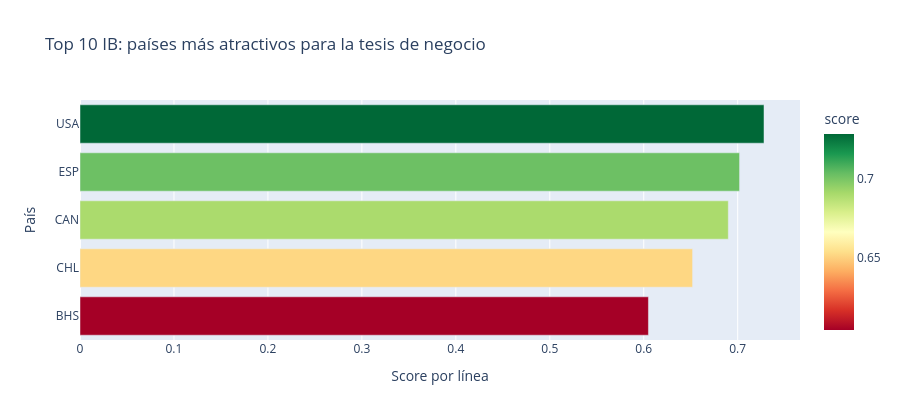
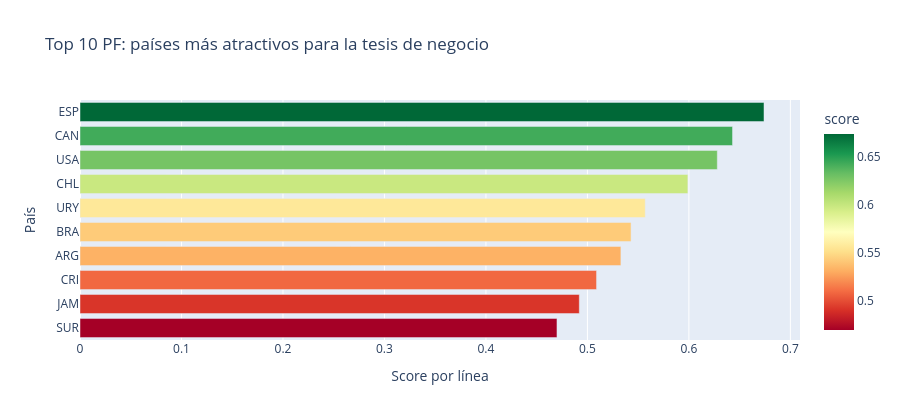
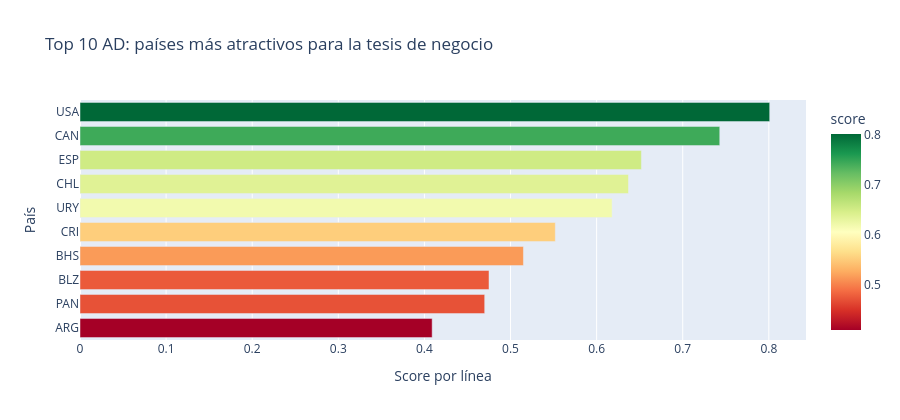
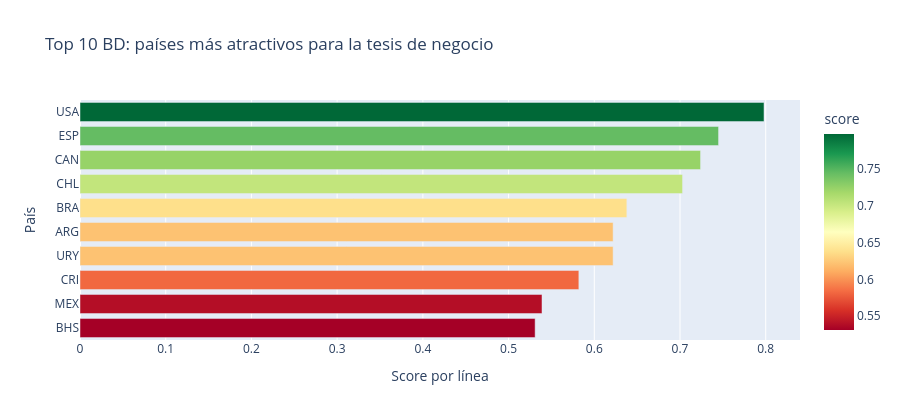

The notebook cell saved with these charts, in order:
### Markdown cell above
## 6. Resultados por línea de negocio

Cada línea de negocio expresa una tesis distinta de internacionalización. La priorización debe responder **para qué negocio** un país es atractivo, no solo si el país aparece alto en el ranking global.

### Code cell
# -----------------------------------------------------------------------------
# Business line rankings: actual reported outputs from Notebook 03 summaries.
# These are deterministic scores from the RADAR/TOPSIS line-level model.
# -----------------------------------------------------------------------------
line_rankings_data: Dict[str, List[Tuple[str, float]]] = {
    "IB": [("USA", 0.728), ("ESP", 0.702), ("CAN", 0.690), ("CHL", 0.652), ("BHS", 0.605)],
    "PF": [("ESP", 0.674), ("CAN", 0.643), ("USA", 0.628), ("CHL", 0.599), ("URY", 0.557), ("BRA", 0.543), ("ARG", 0.533), ("CRI", 0.509), ("JAM", 0.492), ("SUR", 0.470), ("PAN", 0.468), ("DOM", 0.464)],
    "AD": [("USA", 0.801), ("CAN", 0.743), ("ESP", 0.652), ("CHL", 0.637), ("URY", 0.618), ("CRI", 0.552), ("BHS", 0.515), ("BLZ", 0.475), ("PAN", 0.470), ("ARG", 0.409), ("DOM", 0.405), ("JAM", 0.402)],
    "BD": [("USA", 0.798), ("ESP", 0.745), ("CAN", 0.724), ("CHL", 0.703), ("BRA", 0.638), ("URY", 0.622), ("ARG", 0.622), ("CRI", 0.582), ("MEX", 0.539), ("BHS", 0.531), ("DOM", 0.530), ("PER", 0.529)],
    "CIB": [("CAN", 0.731), ("USA", 0.705), ("ESP", 0.641), ("CHL", 0.640), ("BHS", 0.552), ("JAM", 0.525), ("TTO", 0.514), ("DOM", 0.508), ("URY", 0.504), ("BRA", 0.504), ("PAN", 0.476), ("MEX", 0.473)],
}

business_thesis: Dict[str, str] = {
    "IB": "Intermediación Bancaria: profundidad financiera, fondeo, cartera, solvencia bancaria, riesgo e institucionalidad.",
    "PF": "Pagos y Flujos: pagos digitales, remesas, transaccionalidad, apertura, canales y movimiento de dinero.",
    "AD": "Activos Digitales: regulación, seguridad jurídica, infraestructura digital segura, sofisticación financiera y control institucional.",
    "BD": "Bancos Digitales: escala retail, conectividad, bancarización, población urbana y adopción digital.",
    "CIB": "Corporate & Investment Banking: escala económica, mercado de capitales, IED, apertura, institucionalidad y profundidad corporativa.",
}

line_rankings = []
for line, rows in line_rankings_data.items():
    for rank, (country, score) in enumerate(rows, start=1):
        line_rankings.append({"business_line": line, "country_iso3": country, "score": score, "rank": rank})
line_rankings_df = pd.DataFrame(line_rankings)

for line in ["IB", "PF", "AD", "BD", "CIB"]:
    tmp = line_rankings_df.query("business_line == @line").sort_values("rank").head(10)
    display(Markdown(f"### {line} — {business_thesis[line]}"))
    display(style_table(
        tmp,
        gradient_cols=["score"],
        gradient_cmap="RdYlGn",
        format_dict={"score": "{:.3f}", "rank": "{:.0f}"},
    ))
    fig = px.bar(
        tmp.sort_values("score"),
        x="score",
        y="country_iso3",
        orientation="h",
        title=f"Top 10 {line}: países más atractivos para la tesis de negocio",
        color="score",
        color_continuous_scale="RdYlGn",
    )
    fig.update_layout(xaxis_title="Score por línea", yaxis_title="País", height=420)
    fig.show()
    insight_box(
        f"Lectura ejecutiva {line}",
        f"El ranking de {line} debe interpretarse bajo su tesis específica. Un país alto aquí no necesariamente es atractivo para todas las líneas; indica que sus fundamentos son más compatibles con los drivers de {line}."
    )

### Figure 1 — Plotly figure (JSON) as saved in the notebook; plotly's stock layout.template omitted (floating-point values rounded to 4 significant figures)
{"data": [{"hovertemplate": "score=%{marker.color}<br>country_iso3=%{y}<extra></extra>", "legendgroup": "", "marker": {"color": [0.605, 0.652, 0.69, 0.702, 0.728], "coloraxis": "coloraxis", "pattern": {"shape": ""}}, "name": "", "orientation": "h", "showlegend": false, "textposition": "auto", "type": "bar", "x": [0.605, 0.652, 0.69, 0.702, 0.728], "xaxis": "x", "y": ["BHS", "CHL", "CAN", "ESP", "USA"], "yaxis": "y"}], "layout": {"barmode": "relative", "coloraxis": {"colorbar": {"title": {"text": "score"}}, "colorscale": [[0, "rgb(165,0,38)"], [0.1, "rgb(215,48,39)"], [0.2, "rgb(244,109,67)"], [0.3, "rgb(253,174,97)"], [0.4, "rgb(254,224,139)"], [0.5, "rgb(255,255,191)"], [0.6, "rgb(217,239,139)"], [0.7, "rgb(166,217,106)"], [0.8, "rgb(102,189,99)"], [0.9, "rgb(26,152,80)"], [1, "rgb(0,104,55)"]]}, "height": 420, "legend": {"tracegroupgap": 0}, "title": {"text": "Top 10 IB: países más atractivos para la tesis de negocio"}, "xaxis": {"anchor": "y", "domain": [0, 1], "title": {"text": "Score por línea"}}, "yaxis": {"anchor": "x", "domain": [0, 1], "title": {"text": "País"}}}}

### Figure 2 — Plotly figure (JSON) as saved in the notebook; plotly's stock layout.template omitted (floating-point values rounded to 4 significant figures)
{"data": [{"hovertemplate": "score=%{marker.color}<br>country_iso3=%{y}<extra></extra>", "legendgroup": "", "marker": {"color": [0.47, 0.492, 0.509, 0.533, 0.543, 0.557, 0.599, 0.628, 0.643, 0.674], "coloraxis": "coloraxis", "pattern": {"shape": ""}}, "name": "", "orientation": "h", "showlegend": false, "textposition": "auto", "type": "bar", "x": [0.47, 0.492, 0.509, 0.533, 0.543, 0.557, 0.599, 0.628, 0.643, 0.674], "xaxis": "x", "y": ["SUR", "JAM", "CRI", "ARG", "BRA", "URY", "CHL", "USA", "CAN", "ESP"], "yaxis": "y"}], "layout": {"barmode": "relative", "coloraxis": {"colorbar": {"title": {"text": "score"}}, "colorscale": [[0, "rgb(165,0,38)"], [0.1, "rgb(215,48,39)"], [0.2, "rgb(244,109,67)"], [0.3, "rgb(253,174,97)"], [0.4, "rgb(254,224,139)"], [0.5, "rgb(255,255,191)"], [0.6, "rgb(217,239,139)"], [0.7, "rgb(166,217,106)"], [0.8, "rgb(102,189,99)"], [0.9, "rgb(26,152,80)"], [1, "rgb(0,104,55)"]]}, "height": 420, "legend": {"tracegroupgap": 0}, "title": {"text": "Top 10 PF: países más atractivos para la tesis de negocio"}, "xaxis": {"anchor": "y", "domain": [0, 1], "title": {"text": "Score por línea"}}, "yaxis": {"anchor": "x", "domain": [0, 1], "title": {"text": "País"}}}}

### Figure 3 — Plotly figure (JSON) as saved in the notebook; plotly's stock layout.template omitted (floating-point values rounded to 4 significant figures)
{"data": [{"hovertemplate": "score=%{marker.color}<br>country_iso3=%{y}<extra></extra>", "legendgroup": "", "marker": {"color": [0.409, 0.47, 0.475, 0.515, 0.552, 0.618, 0.637, 0.652, 0.743, 0.801], "coloraxis": "coloraxis", "pattern": {"shape": ""}}, "name": "", "orientation": "h", "showlegend": false, "textposition": "auto", "type": "bar", "x": [0.409, 0.47, 0.475, 0.515, 0.552, 0.618, 0.637, 0.652, 0.743, 0.801], "xaxis": "x", "y": ["ARG", "PAN", "BLZ", "BHS", "CRI", "URY", "CHL", "ESP", "CAN", "USA"], "yaxis": "y"}], "layout": {"barmode": "relative", "coloraxis": {"colorbar": {"title": {"text": "score"}}, "colorscale": [[0, "rgb(165,0,38)"], [0.1, "rgb(215,48,39)"], [0.2, "rgb(244,109,67)"], [0.3, "rgb(253,174,97)"], [0.4, "rgb(254,224,139)"], [0.5, "rgb(255,255,191)"], [0.6, "rgb(217,239,139)"], [0.7, "rgb(166,217,106)"], [0.8, "rgb(102,189,99)"], [0.9, "rgb(26,152,80)"], [1, "rgb(0,104,55)"]]}, "height": 420, "legend": {"tracegroupgap": 0}, "title": {"text": "Top 10 AD: países más atractivos para la tesis de negocio"}, "xaxis": {"anchor": "y", "domain": [0, 1], "title": {"text": "Score por línea"}}, "yaxis": {"anchor": "x", "domain": [0, 1], "title": {"text": "País"}}}}

### Figure 4 — Plotly figure (JSON) as saved in the notebook; plotly's stock layout.template omitted (floating-point values rounded to 4 significant figures)
{"data": [{"hovertemplate": "score=%{marker.color}<br>country_iso3=%{y}<extra></extra>", "legendgroup": "", "marker": {"color": [0.531, 0.539, 0.582, 0.622, 0.622, 0.638, 0.703, 0.724, 0.745, 0.798], "coloraxis": "coloraxis", "pattern": {"shape": ""}}, "name": "", "orientation": "h", "showlegend": false, "textposition": "auto", "type": "bar", "x": [0.531, 0.539, 0.582, 0.622, 0.622, 0.638, 0.703, 0.724, 0.745, 0.798], "xaxis": "x", "y": ["BHS", "MEX", "CRI", "URY", "ARG", "BRA", "CHL", "CAN", "ESP", "USA"], "yaxis": "y"}], "layout": {"barmode": "relative", "coloraxis": {"colorbar": {"title": {"text": "score"}}, "colorscale": [[0, "rgb(165,0,38)"], [0.1, "rgb(215,48,39)"], [0.2, "rgb(244,109,67)"], [0.3, "rgb(253,174,97)"], [0.4, "rgb(254,224,139)"], [0.5, "rgb(255,255,191)"], [0.6, "rgb(217,239,139)"], [0.7, "rgb(166,217,106)"], [0.8, "rgb(102,189,99)"], [0.9, "rgb(26,152,80)"], [1, "rgb(0,104,55)"]]}, "height": 420, "legend": {"tracegroupgap": 0}, "title": {"text": "Top 10 BD: países más atractivos para la tesis de negocio"}, "xaxis": {"anchor": "y", "domain": [0, 1], "title": {"text": "Score por línea"}}, "yaxis": {"anchor": "x", "domain": [0, 1], "title": {"text": "País"}}}}
